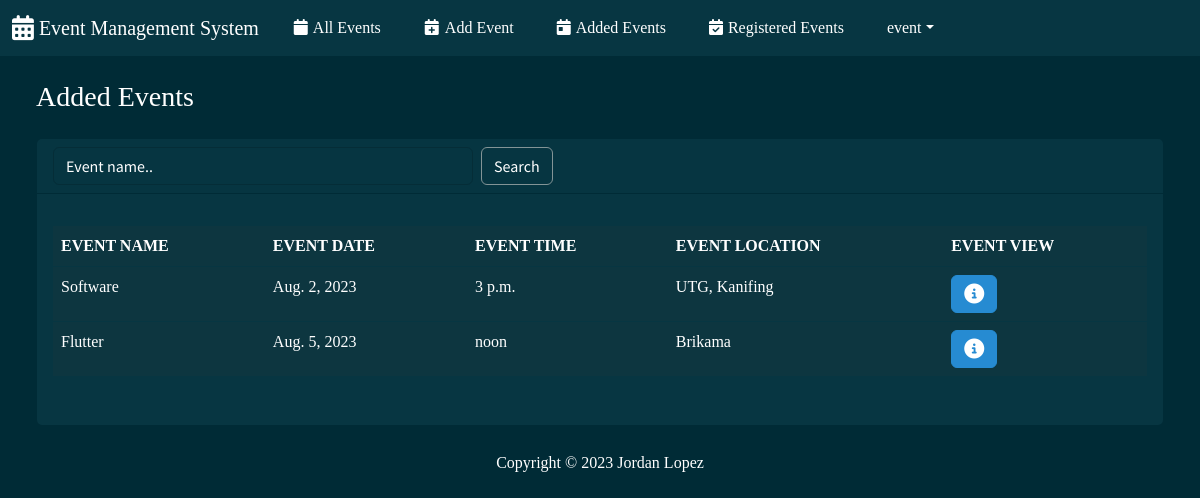
/added-event/ (signed in), run on the app's committed database.
### event/models.py (models this page shows, shortened)
class Event(models.Model):
    event_organizer = models.ForeignKey(UserProfile, on_delete=models.CASCADE)
    event_name = models.CharField(max_length=1000000)
    event_date = models.DateField()
    event_time = models.TimeField()
    event_location = models.CharField(max_length=1000000)
    event_agenda = models.TextField()
    event_guest_speakers = models.CharField(max_length=1000000)
    event_ticket_price = models.FloatField()
    created_at = models.DateTimeField(default=datetime.now)
    event_registered_count = models.IntegerField(default=0)

### event/views.py (the view, shortened to what this page needs)
# urls.py: path('added-event/', views.added_event, name='added_event'),
@login_required(login_url='login')
def added_event(request):
    try:
        search_query = request.GET.get('search', '')
        user_profile = UserProfile.objects.get(user=request.user)
        events = Event.objects.filter(event_organizer=user_profile)
        event_present = len(events) > 0
        context =  {
            'events':events,
            'event_present':event_present
        }
        return render(request, 'added_event.html', context)
    except:
        return render(request, 'error.html')

### templates/added_event.html (shortened to what this page needs)
{% load static %}
<!DOCTYPE html>
<html lang="en">
<head>
    <link rel="stylesheet" href="{% static 'css/bootstrap.min.css' %}">
    <link rel="stylesheet" href="https://cdnjs.cloudflare.com/ajax/libs/font-awesome/6.3.0/css/all.min.css ">
</head>
<body>
    <nav class="navbar navbar-expand-lg bg-dark" data-bs-theme="dark">
        <div class="container-fluid">
            <a class="navbar-brand" href="{% url 'index' %}" style="font-family: Georgia, 'Times New Roman', Times, serif;"><i class="fa-solid fa-calendar-days fa-lg" style="padding-right: 5px;"></i>Event Management System</a>
            <div class="collapse navbar-collapse" id="navbarColor02">
                <ul class="navbar-nav me-auto">
                    <li class="nav-item">
                        <a class="nav-link active" href="{% url 'index' %}" style="font-family: Georgia, 'Times New Roman', Times, serif;">
                            <i class="fa-solid fa-calendar" style="padding-right: 5px;"></i>All Events
                        </a>
                    </li>
                    <li class="nav-item">
                        <a class="nav-link active" href="{% url 'add_event' %}" style="font-family: Georgia, 'Times New Roman', Times, serif;"><i class="fa-solid fa-calendar-plus" style="padding-right: 5px;"></i>Add Event</a>
                    </li>
                    <li class="nav-item">
                        <a class="nav-link active" href="{% url 'added_event' %}" style="font-family: Georgia, 'Times New Roman', Times, serif;"><i class="fa-solid fa-calendar-day" style="padding-right: 5px;"></i>Added Events</a>
                    </li>
                    <li class="nav-item">
                        <a class="nav-link active" href="{% url 'registered_event' %}" style="font-family: Georgia, 'Times New Roman', Times, serif;"><i class="fa-solid fa-calendar-check" style="padding-right: 5px;"></i>Registered Events</a>
                    </li>
                    <li class="nav-item dropdown">
                        <a style="font-family: Georgia, 'Times New Roman', Times, serif;color: #fff;" class="nav-link dropdown-toggle" data-bs-toggle="dropdown" href="#" role="button" aria-haspopup="true" aria-expanded="false">{{request.user}}</a>
                    </li>
                </ul>
            </div>
        </div>
    </nav>
    <div class="container-fluid">
        <h3 class="m-4" style="color: #fff;font-family: Georgia, 'Times New Roman', Times, serif;">Added Events</h3>
        <div class="row">
            <div class="col-12">
                <div class="card bg-dark ms-4 me-4 mb-4">
                    <div class="card-header">
                        <form class="d-flex" method="GET" action="{% url 'added_event' %}">
                            <input style="width: 35vw;" name="search" id="do" class="form-control me-sm-2" type="search" placeholder="Event name..">
                            <button class="btn btn-secondary my-2 my-sm-0" style="color: #fff;background:transparent" type="submit">Search</button>
                        </form>
                    </div>
                    <div class="card-body">
                        <p class="card-text">
                            <div class="table-responsive">
                                {% if event_present %}
                                <table class="table table-hover">
                                    <thead>
                                        <tr>
                                            <th style="color: #fff;font-family: Georgia, 'Times New Roman', Times, serif;margin-bottom:10px;" scope="col">EVENT NAME</th>
                                            <th style="color: #fff;font-family: Georgia, 'Times New Roman', Times, serif;" scope="col">EVENT DATE</th>
                                            <th style="color: #fff;font-family: Georgia, 'Times New Roman', Times, serif;" scope="col">EVENT TIME</th>
                                            <th style="color: #fff;font-family: Georgia, 'Times New Roman', Times, serif;" scope="col">EVENT LOCATION</th>
                                            <th style="color: #fff;font-family: Georgia, 'Times New Roman', Times, serif;" scope="col">EVENT VIEW</th>
                                        </tr>
                                    </thead>
                                    <tbody>
                                        {% for event in events reversed %}
                                        <tr>
                                            <td style="color: #fff;font-family: Georgia, 'Times New Roman', Times, serif;">{{event.event_name}}</td>
                                            <td style="color: #fff;font-family: Georgia, 'Times New Roman', Times, serif;">{{event.event_date}}</td>
                                            <td style="color: #fff;font-family: Georgia, 'Times New Roman', Times, serif;">{{event.event_time}}</td>
                                            <td style="color: #fff;font-family: Georgia, 'Times New Roman', Times, serif;">{{event.event_location}}</td>
                                            <td>
                                                <button type="button" class="btn btn-info" href="" data-bs-toggle="modal" data-bs-target="#myModal{{ event.id }}"><i class="fa-solid fa-circle-info fa-lg"></i></button>
                                            </td>
                                        </tr>
                                        {% endfor %}
                                    </tbody>
                                </table>
                                {% else %}
                                <p style="font-family: Georgia, 'Times New Roman', Times, serif;color:#fff;">No Events</p>
                                {% endif %}
                            </div>
                        </p>
                    </div>
                </div>
            </div>
        </div>
    </div>
    <footer class="mt-auto mb-4">
        <div class="text-center">
            <span  style="color: #fff;font-family: Georgia, 'Times New Roman', Times, serif;">
                Copyright &copy; <script>document.write(new Date().getFullYear())</script> Jordan Lopez
            </span>
        </div>
    </footer>
</body>
</html>

### templates/added_event.html (style rules this page uses)
.nav-link, .navbar-brand { margin-right: 27px; }
#do::placeholder { color: white; }
#do { color: white; background: transparent; }

### data on the page
Event: event_name "Software", event_date "Aug. 2, 2023", event_time "3 p.m.", event_location "UTG, Kanifing"
Event: event_name "Flutter", event_date "Aug. 5, 2023", event_time "noon", event_location "Brikama"

### other printed values
{{ request.user }} "event"
